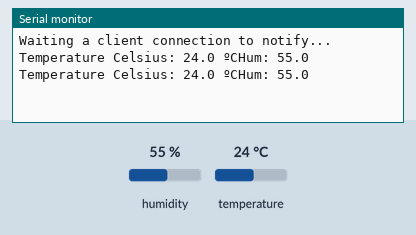
Recording of a program running on a simulated ESP32. Shown: the last lines printed to the serial monitor. Inputs (shaded band) come from the test bench; at power-on: humidity 55 %, temperature 24 °C. Nothing arrives over Bluetooth unless stated; a phone connects over Bluetooth LE 3 s after start.

Above: at 6.8 s.
6.9 s: humidity set to 22 %
At 9.6 s:
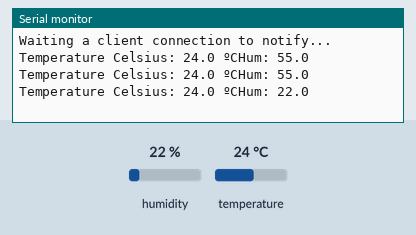
11.4 s: temperature set to 12 °C
At 13.4 s:
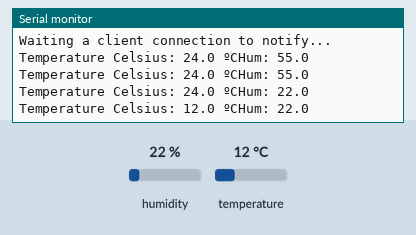
15.9 s: humidity set to 40 %
At 18.4 s:
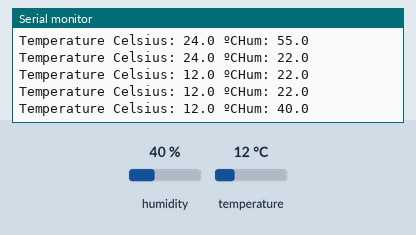
Timing chart, 0 to 19.9 s (numbered marks = the images above; inputs shaded):
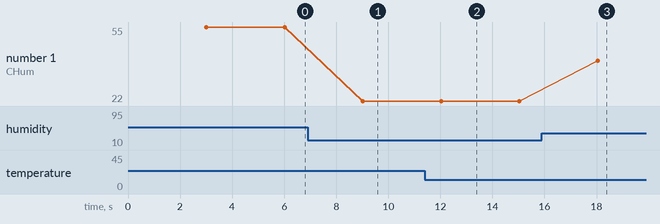

The program:

main.cpp
```cpp
#include <Arduino.h>

/*
    Video: https://www.youtube.com/watch?v=oCMOYS71NIU
    Based on Neil Kolban example for IDF: https://github.com/nkolban/esp32-snippets/blob/master/cpp_utils/tests/BLE%20Tests/SampleNotify.cpp
    Ported to Arduino ESP32 by Evandro Copercini
    updated by chegewara

   Create a BLE server that, once we receive a connection, will send periodic notifications.
   The service advertises itself as: 4fafc201-1fb5-459e-8fcc-c5c9c331914b
   And has a characteristic of: beb5483e-36e1-4688-b7f5-ea07361b26a8

   The design of creating the BLE server is:
   1. Create a BLE Server
   2. Create a BLE Service
   3. Create a BLE Characteristic on the Service
   4. Create a BLE Descriptor on the characteristic
   5. Start the service.
   6. Start advertising.

   A connect hander associated with the server starts a background task that performs notification
   every couple of seconds.
*/
#include <BLEDevice.h>
#include <BLEServer.h>
#include <BLEUtils.h>
#include <BLE2902.h>
#include <DHT.h>
// Only used for sprintf
#include <stdio.h>

// Data wire is plugged into port 7 on the Arduino
// Connect a 4.7K resistor between VCC and the data pin (strong pullup)
#define DHT22_PIN 16
DHT dht;

// BLE server name
#define bleServerName "DHT22_ESP32"
BLEServer *pServer = NULL;

bool deviceConnected = false;
bool oldDeviceConnected = false;

// Timer variables
unsigned long lastTime = 0;
unsigned long timerDelay = 3000;

// See the following for generating UUIDs:
// https://www.uuidgenerator.net/

#define SERVICE_UUID "91bad492-b950-4226-aa2b-4ede9fa42f59"

// Temperature Characteristic and Descriptor
BLECharacteristic bmeTemperatureCelsiusCharacteristics("cba1d466-344c-4be3-ab3f-189f80dd7518", BLECharacteristic::PROPERTY_NOTIFY);
BLEDescriptor bmeTemperatureCelsiusDescriptor(BLEUUID((uint16_t)0x2902));

// Humidity Characteristic and Descriptor
BLECharacteristic bmeHumidityCharacteristics("ca73b3ba-39f6-4ab3-91ae-186dc9577d99", BLECharacteristic::PROPERTY_NOTIFY);
BLEDescriptor bmeHumidityDescriptor(BLEUUID((uint16_t)0x2903));

// Setup callbacks onConnect and onDisconnect
class MyServerCallbacks : public BLEServerCallbacks
{
  void onConnect(BLEServer *pServer)
  {
    deviceConnected = true;
  };
  void onDisconnect(BLEServer *pServer)
  {
    deviceConnected = false;
  }
};

void setup()
{
  // Start serial communication
  Serial.begin(115200);
  dht.setup(DHT22_PIN);

  // Create the BLE Device
  BLEDevice::init(bleServerName);

  // Create the BLE Server
  pServer = BLEDevice::createServer();
  pServer->setCallbacks(new MyServerCallbacks());

  // Create the BLE Service
  BLEService *bmeService = pServer->createService(SERVICE_UUID);

  // Create BLE Characteristics and Create a BLE Descriptor
  // Temperature

  bmeService->addCharacteristic(&bmeTemperatureCelsiusCharacteristics);
  bmeTemperatureCelsiusDescriptor.setValue("DHT temperature Celsius");
  bmeTemperatureCelsiusCharacteristics.addDescriptor(&bmeTemperatureCelsiusDescriptor);

  // Humidity
  bmeService->addCharacteristic(&bmeHumidityCharacteristics);
  bmeHumidityDescriptor.setValue("DHT humidity");
  bmeHumidityCharacteristics.addDescriptor(new BLE2902());

  // Start the service
  bmeService->start();

  // Start advertising
  BLEAdvertising *pAdvertising = BLEDevice::getAdvertising();
  pAdvertising->addServiceUUID(SERVICE_UUID);
  pServer->getAdvertising()->start();
  Serial.println("Waiting a client connection to notify...");
}

void loop()
{
  if (deviceConnected)
  {
    if ((millis() - lastTime) > timerDelay)
    {

      float hum = dht.getHumidity();
      float temp = dht.getTemperature();

      static char temperatureCTemp[6];
      dtostrf(temp, 6, 2, temperatureCTemp);

      // Set temperature Characteristic value and notify connected client
      bmeTemperatureCelsiusCharacteristics.setValue(temperatureCTemp);
      bmeTemperatureCelsiusCharacteristics.notify();
      Serial.print("Temperature Celsius: ");
      Serial.print(temp, 1);
      Serial.print(" ºC");

      // Notify humidity reading from BME
      static char humidityTemp[6];
      dtostrf(hum, 6, 2, humidityTemp);
      // Set humidity Characteristic value and notify connected client
      bmeHumidityCharacteristics.setValue(humidityTemp);
      bmeHumidityCharacteristics.notify();

      Serial.print("Hum: ");
      Serial.println(hum, 1);

      lastTime = millis();
    }
  }
  // disconnecting
  if (!deviceConnected && oldDeviceConnected)
  {
    delay(500);                  // give the bluetooth stack the chance to get things ready
    pServer->startAdvertising(); // restart advertising
    Serial.println("start advertising");
    oldDeviceConnected = deviceConnected;
  }
  // connecting
  if (deviceConnected && !oldDeviceConnected)
  {
    // do stuff here on connecting
    oldDeviceConnected = deviceConnected;
  }
}
```

Measured:
- after the input at 6.9 s, the serial monitor: prints a new line after 2.1 s (image 1)
- after the input at 11.4 s, the serial monitor: prints a new line after 0.63 s (image 2)
- after the input at 15.9 s, the serial monitor: prints a new line after 2.1 s (image 3)
- plotted number 1: 55 → 22 after the input at 6.9 s, 22 → 40 after the input at 15.9 s
